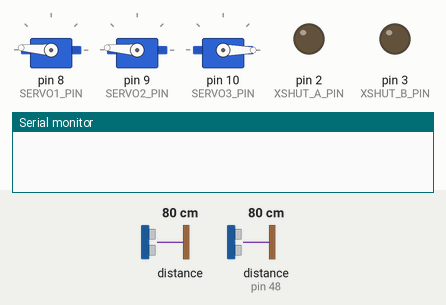
Bench run of a sketch on a simulated Arduino Uno, built with avr-gcc and run on an emulated ATmega328P. Parts: 3 × servo, output pins drawn as LEDs (lit = HIGH), the last lines printed to the serial monitor. The inputs (shaded band) are chosen by the test bench; at power-on: distance to the obstacle 80 cm, distance to the obstacle (sensor on pin 48) 80 cm.

Above: at 0.1 s.
At 14.5 s:
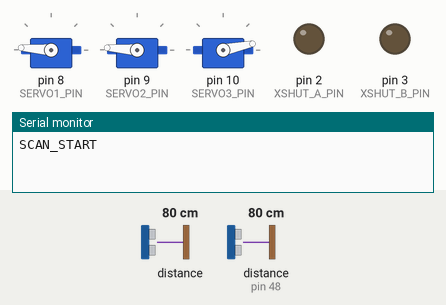
At 19.1 s:
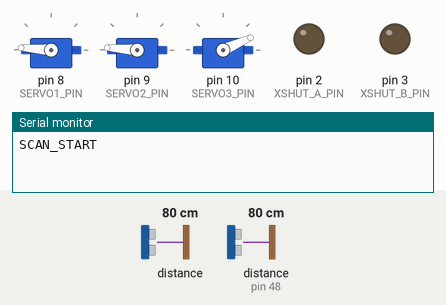
At 23.7 s:
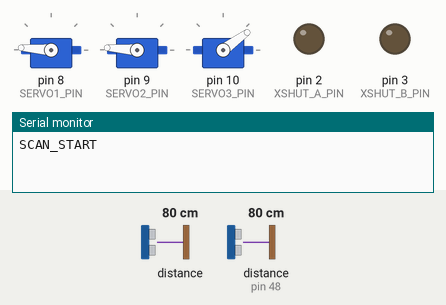
At 29.1 s:
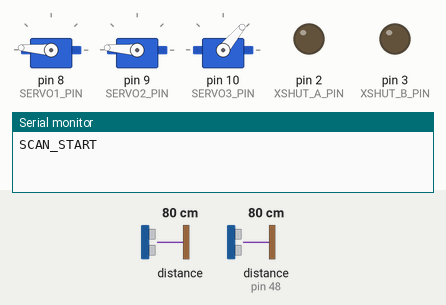
At 39.0 s:
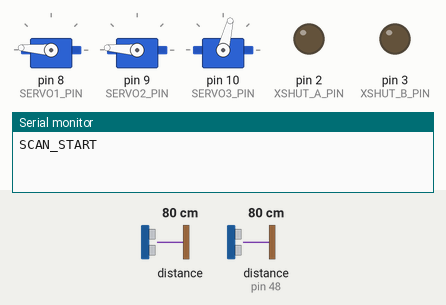
Timing chart, 0 to 40.0 s (numbered marks = the images above):
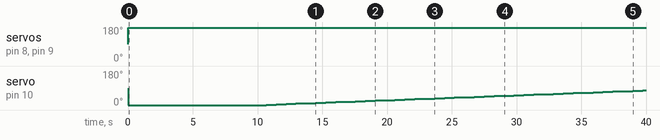

The sketch:

scan.ino
```cpp
#include <Servo.h>
#include "Adafruit_VL53L1X.h"
#include <Wire.h>

#define IRQ_PIN -1
#define SERVO1_PIN 8
#define SERVO2_PIN 9
#define SERVO3_PIN 10
#define XSHUT_A_PIN 2
#define XSHUT_B_PIN 3

#define SENSOR_A_ADDR 0x30
#define SENSOR_B_ADDR 0x29

#define MIN_PULSE_US 500
#define MAX_PULSE_US 2500

#define ZERO_ANGLE 0
#define MAX_ANGLE 176
#define D_VERTICAL 1            // change in vertical angle
#define dh 0.36                 // actual vertical change per 1 deg
#define DETECTED_THRESH_MM 150  // is obj detected boundry
#define ROTATION_STEP_MAG 2     // abs change in rotation angle

#define RESET_SETTLE_MS 1000
#define STEP_SETTLE_MS 100

#define MEASURE_COUNT 10
#define OUT_OF_RANGE_MM 9999
#define DATA_READY_TIMEOUT_MS 300
#define READ_RETRY_COUNT 3

struct measurement {
  int16_t dist_a;
  int16_t dist_b;
  float h;
  int thetha;
};

//// Elevation & Rotation Control

Servo servo1;
Servo servo2;
Servo servo3;

int vertical_angle = ZERO_ANGLE;
int rotational_angle = ZERO_ANGLE;
int d_rotational_angle = ROTATION_STEP_MAG;

void reset() {
  // setting the elevtion to max
  servo1.write(MAX_ANGLE);
  servo2.write(MAX_ANGLE);
  vertical_angle = MAX_ANGLE;

  // setting rotation plate to zero state
  servo3.write(ZERO_ANGLE);
  delay(RESET_SETTLE_MS * 10);
}

void vertical_step() {
  vertical_angle -= D_VERTICAL;
  servo1.write(vertical_angle);
  servo2.write(vertical_angle);
  delay(STEP_SETTLE_MS);
}

void rotational_step() {
  rotational_angle += d_rotational_angle;
  servo3.write(rotational_angle);
  delay(STEP_SETTLE_MS);
}

//// ToF Measurment

Adafruit_VL53L1X vl53_a = Adafruit_VL53L1X(XSHUT_A_PIN, IRQ_PIN);
Adafruit_VL53L1X vl53_b = Adafruit_VL53L1X(XSHUT_B_PIN, IRQ_PIN);

void init_sensors() {
  // setting tje pins xshut as output
  pinMode(XSHUT_A_PIN, OUTPUT);
  pinMode(XSHUT_B_PIN, OUTPUT);

  // shutting down both sensors
  digitalWrite(XSHUT_A_PIN, LOW);
  digitalWrite(XSHUT_B_PIN, LOW);

  delay(10);
  Wire.begin();

  // bring up sensor a
  if (!vl53_a.begin(SENSOR_A_ADDR, &Wire)) {
    Serial.println(F("Error: Could not find Sensor A. Check wiring!"));
    while (1);
  }

  // bring up sensor b
  if (!vl53_b.begin(SENSOR_B_ADDR, &Wire)) {
    Serial.println(F("Error: Could not find Sensor B. Check wiring!"));
    while (1);
  }

  if (!vl53_a.startRanging() || !vl53_b.startRanging()) {
    Serial.println(F("Failed to start ranging!"));
    while (1);
  }

  vl53_a.setTimingBudget(50);
  vl53_b.setTimingBudget(50);
}

int16_t read_distance(Adafruit_VL53L1X& sensor) {
  for (int attempt = 0; attempt < READ_RETRY_COUNT; attempt++) { // will attempt several readings in case of a misreading
    unsigned long wait_start = millis();
    bool ready = false;
    while (millis() - wait_start <= DATA_READY_TIMEOUT_MS) { // gives the sensor time to read
      if (sensor.dataReady()) {
        ready = true;
        break;
      }
      delay(1);
    }

    if (ready) {
      int16_t distance_mm = sensor.distance();
      sensor.clearInterrupt();
      if (distance_mm < 0) distance_mm = OUT_OF_RANGE_MM;
      return distance_mm;
    }

    Serial.print(F("WARN: sensor data-ready timeout, retry "));
    Serial.println(attempt + 1);
  }

  Serial.println(F("WARN: sensor still not responding after retries, skipping sample"));
  return OUT_OF_RANGE_MM;
}

bool measure(measurement& m, int measure_count) {
  m.h = (MAX_ANGLE - vertical_angle) * dh;
  m.thetha = rotational_angle;

  long sum_a = 0;
  long sum_b = 0;
  for (int i = 0; i < measure_count; i++) {
    sum_a += read_distance(vl53_a);
    sum_b += read_distance(vl53_b);
  }
  // returning the avg measured
  m.dist_a = sum_a / measure_count;
  m.dist_b = sum_b / measure_count;
  return m.dist_a < DETECTED_THRESH_MM && m.dist_b < DETECTED_THRESH_MM;
}

//// Serial Communication

void send_data(measurement& m) {
  Serial.print("{\"theta\":");
  Serial.print(m.thetha);
  Serial.print(",\"h\":");
  Serial.print(m.h, 3);
  Serial.print(",\"dist_a\":");
  Serial.print(m.dist_a);
  Serial.print(",\"dist_b\":");
  Serial.print(m.dist_b);
  Serial.println("}");
}

//// Scaning

const int ROTATION_STEPS = MAX_ANGLE / ROTATION_STEP_MAG + 1;

void scanning_routine() {
  Serial.println("SCAN_START");

  while (ZERO_ANGLE < vertical_angle) {
    bool detected_any = false;

    for (int i = 0; i < ROTATION_STEPS; i++) {
      measurement m;
      bool detected = measure(m, MEASURE_COUNT);
      if (detected) {
        send_data(m);
        detected_any = true;
      }
      if (i < ROTATION_STEPS - 1)
        rotational_step();
    }

    if (!detected_any) break;

    d_rotational_angle *= -1; // reverse for the next ring
    vertical_step();
  }

  Serial.println("SCAN_END");
}

void setup() {
  Serial.begin(115200);

  // wait 3 seconds to let Serial Monitor connection to establish
  unsigned long start = millis();
  while (!Serial && (millis() - start < 3000)) delay(10);

  servo1.attach(SERVO1_PIN, MIN_PULSE_US, MAX_PULSE_US);
  servo2.attach(SERVO2_PIN, MIN_PULSE_US, MAX_PULSE_US);
  servo3.attach(SERVO3_PIN, MIN_PULSE_US, MAX_PULSE_US);

  init_sensors();

  reset();
  scanning_routine();
  reset();
}

void loop() {
  // nada
}
```

Measured:
- by itself, servo on pin 8 (SERVO1_PIN), servo on pin 9 (SERVO2_PIN): 90° → 176° at 0.01 s
- by itself, servo on pin 10 (SERVO3_PIN): 90° → 0° at 0.01 s, → 2° 10.7 s later, → 4° 0.76 s later, → 6° 0.76 s later, … (40 changes in this stretch)
